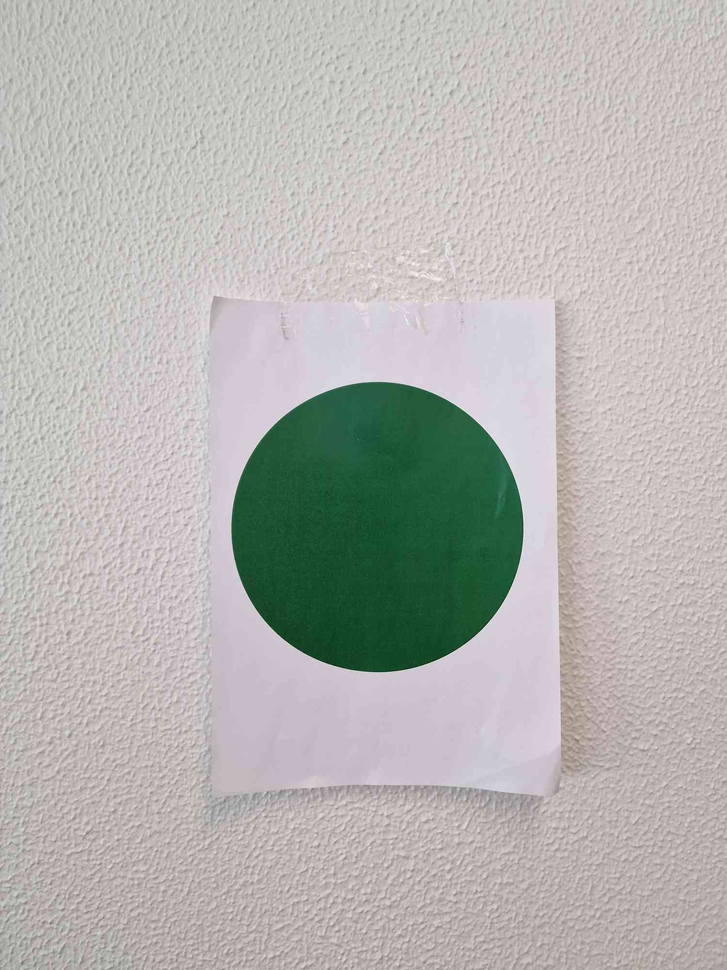
%> input picture Check.png, 727 x 970 px, shrunk from 1500 x 2000 before the run
$ octave test_findCircle.m   (GNU Octave 9; MATLAB toolbox functions it lacks are replaced by stand-ins)
%> lines starting %> are read from the running program, lines starting %| are printed output that depends on the picture; in (x1, y1, x2, y2) boxes, pixels count from 0 and x2, y2 are one past the last pixel; in counts of white or black regions, pixels touching at a corner belong together; the program's own positions count from 1
%> further down, image is the input picture: size 970x727x3 uint8; mean R, G, B 181.3, 181.1, 177
### find_circle.m
function [center,majorAxis,minorAxis,radii,Eccentricity] = find_circle(image)
%   Find_circle: Finds the largest green circle in a picture
%   Finds the largest green circle in a picture
    im_green = image(:,:,2);
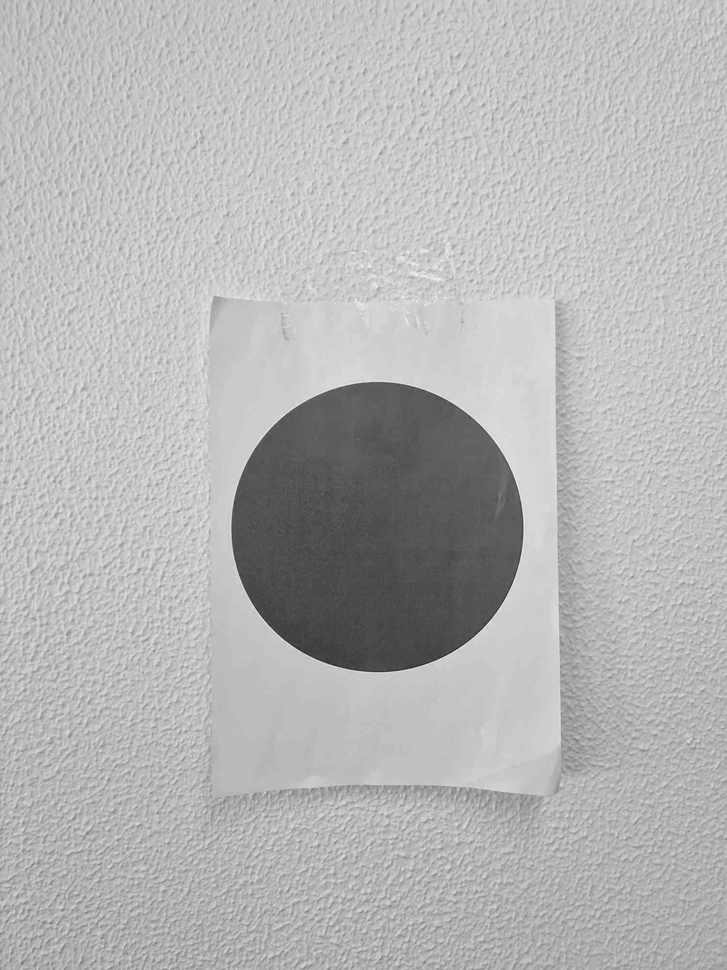
%> im_green: size 970x727 uint8; min 27, max 245, mean 181.1
    im_red  = image(:,:,1);
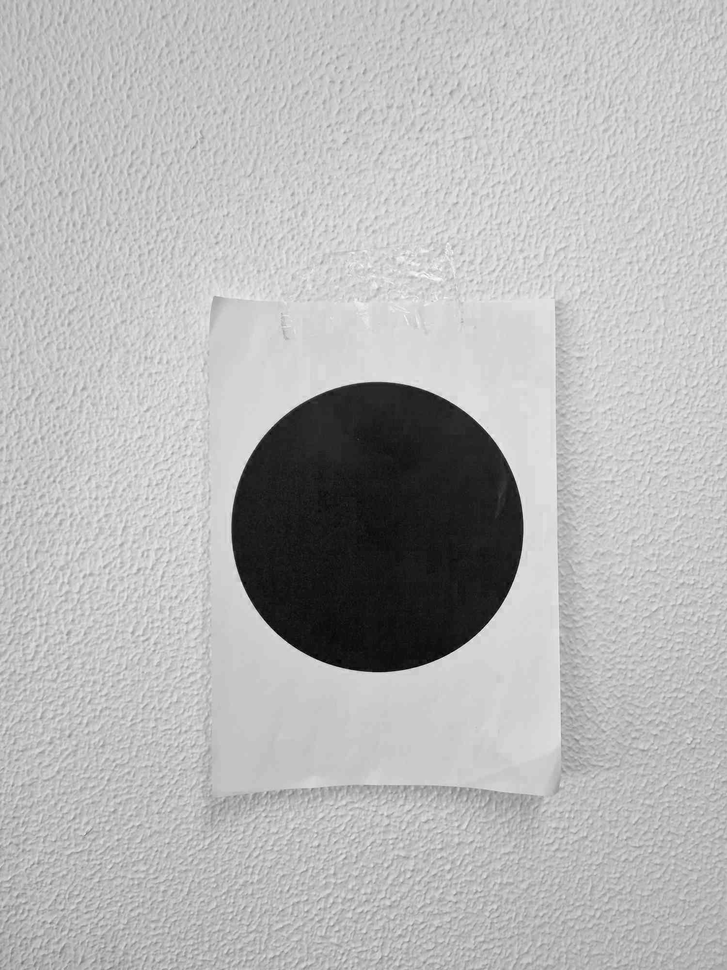
%> im_red: size 970x727 uint8; min 0, max 251, mean 181.3
    im_blue  = image(:,:,3);
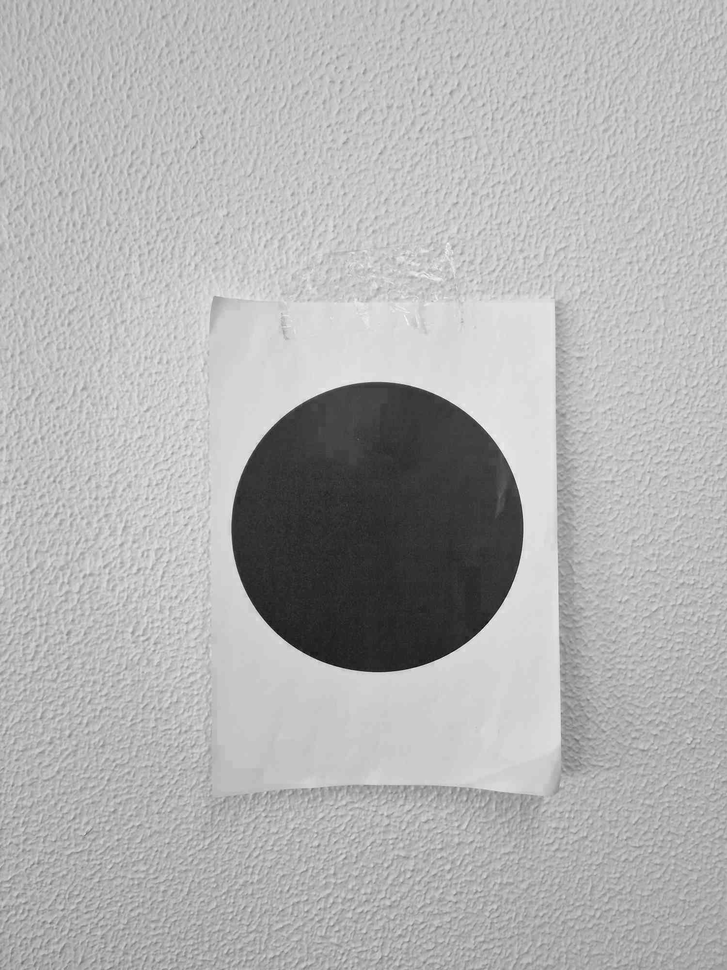
%> im_blue: size 970x727 uint8; min 9, max 249, mean 177
    %im_gray = rgb2gray(image);

    % Green filter
    im_filt = im_green - (im_red/2 + im_blue/2);
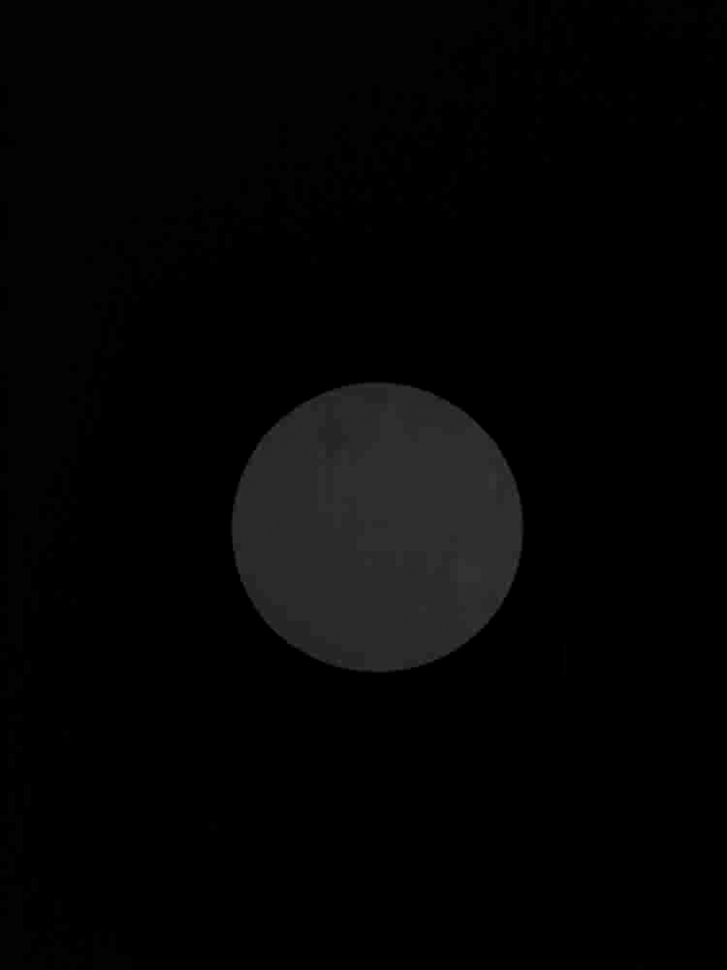
%> im_filt: size 970x727 uint8; min 0, max 64, mean 4.7
    im_filt2 = (im_filt > 10);
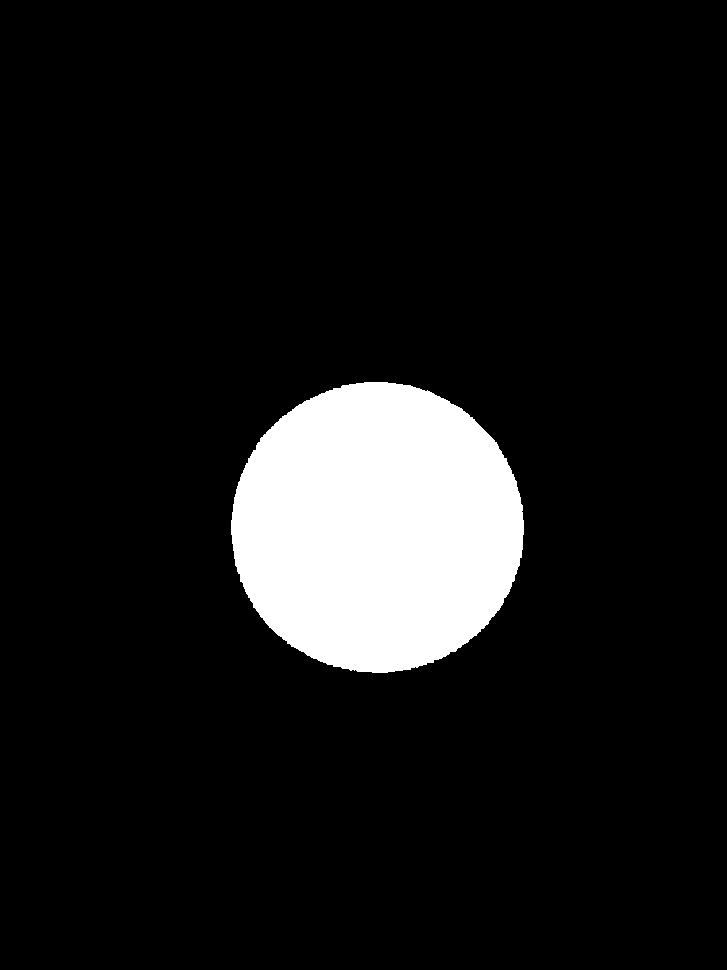
%> im_filt2: size 970x727 logical; 9.5% white; 1 white region, box (x1, y1, x2, y2) and area: (231, 382, 524, 673) 66837

    %Find circles
    stats = regionprops("table",im_filt2,"Centroid", ...
    "MajorAxisLength","MinorAxisLength","Eccentricity");
%> stats = 1 region; Centroid, MajorAxisLength, MinorAxisLength and Eccentricity: [377.9 528.2] 292.8 290.7 0.119
    if isempty(stats)
        center = [0,0];
        majorAxis = 0;
        minorAxis = 0;
        radii = 0;
        Eccentricity = 1;
        return
    end
    centers = stats.Centroid(:,:);  %Get centers
%> centers = [377.9 528.2]
    diameters = mean([stats.MajorAxisLength stats.MinorAxisLength],2);
%> diameters = 291.7
    radiis = diameters/2;
%> radiis = 145.9

    %Get the biggest circle
    circles = [centers,stats.MajorAxisLength,stats.MinorAxisLength,radiis,stats.Eccentricity];
%> circles = [377.9 528.2 292.8 290.7 145.9 0.119]
%> the run ends on the next line
    circles = sortrows(circles,4,"descend");
    radii = circles(1,5);
    if radii < 50
        center = [0,0];
        majorAxis = 0;
        minorAxis = 0;
        radii = 0;
        Eccentricity = 1;
        return
    end

    center = circles(1,1:2);
    majorAxis = circles(1,3);
    minorAxis = circles(1,4);

    Eccentricity = circles(1,6);
end

### test_findCircle.m
clc
clear all
eccentricity_old = 1;

    image = imread("Check.png");
    [center,minorAxis,majorAxis,radii,eccentricity] = find_circle(image);
